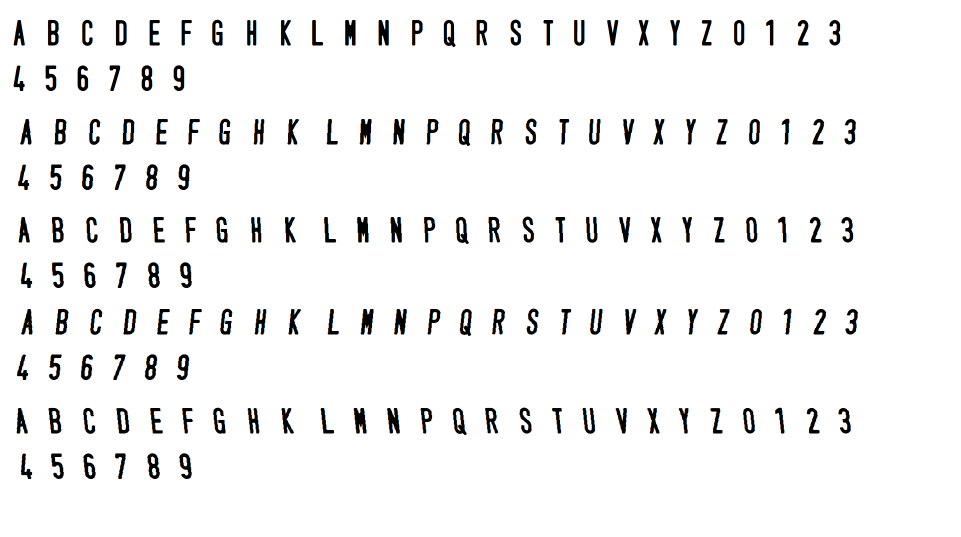
#> input picture training_chars.png, 1922 x 1074 px (shown at 1/2 size); its folder holds only this picture in this run
$ python -i app.py   (imports and definitions only)
#> lines starting #> are read from the running program, lines starting #| are printed output that depends on the picture
import math
import cv2
import numpy as np
from tkinter import *
from tkinter import filedialog
from PIL import Image, ImageTk
import Preprocess
import Video_test2

ADAPTIVE_THRESH_BLOCK_SIZE = 19
ADAPTIVE_THRESH_WEIGHT = 9
RESIZED_IMAGE_WIDTH = 20
RESIZED_IMAGE_HEIGHT = 30

n = 1
Min_char = 0.01
Max_char = 0.09

def process_image(image_path):
#> called with image_path = 'training_chars.png'
    global n
    img = cv2.imread(image_path)
#> img is the input picture: shape (1074, 1922, 3); mean B, G, R 242.7, 242.7, 242.7
    original_img = img.copy()

    # Initial resizing for very large images
    max_dimension = 1080
    if img.shape[0] > max_dimension or img.shape[1] > max_dimension:
        scaling_factor = max_dimension / float(max(img.shape))
#> scaling_factor = 0.562
        img = cv2.resize(img, None, fx=scaling_factor, fy=scaling_factor)
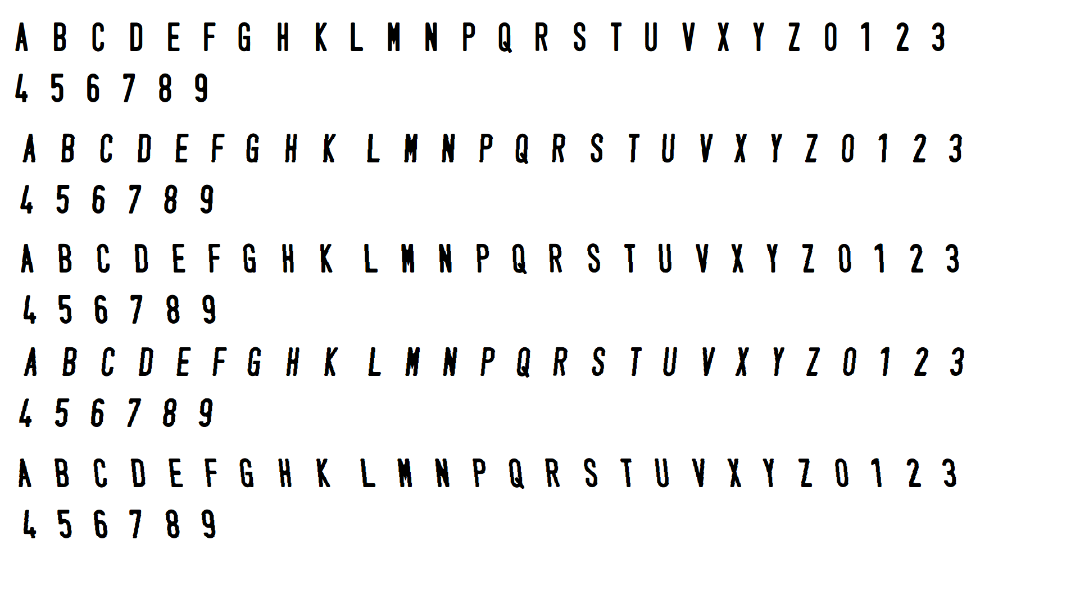
#> img: shape (603, 1080, 3); mean B, G, R 242.7, 242.7, 242.7

    # Load KNN model
    npaClassifications = np.loadtxt("classifications.txt", np.float32)
#> (the run stopped early here; a loop or call above may not have finished)
